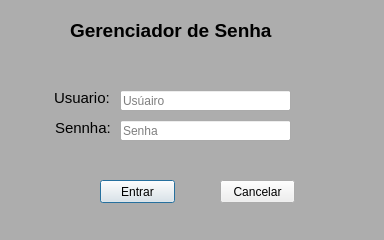
<?xml version="1.0" encoding="UTF-8"?>
<ui version="4.0">
 <class>Dialog</class>
 <widget class="QDialog" name="Dialog">
  <property name="geometry">
   <rect>
    <x>0</x>
    <y>0</y>
    <width>384</width>
    <height>240</height>
   </rect>
  </property>
  <property name="windowTitle">
   <string>Dialog</string>
  </property>
  <widget class="QLabel" name="label">
   <property name="geometry">
    <rect>
     <x>70</x>
     <y>0</y>
     <width>261</width>
     <height>61</height>
    </rect>
   </property>
   <property name="text">
    <string>&lt;html&gt;&lt;head/&gt;&lt;body&gt;&lt;p&gt;&lt;span style=&quot; font-size:14pt; font-weight:600;&quot;&gt;Gerenciador de Senha&lt;/span&gt;&lt;/p&gt;&lt;/body&gt;&lt;/html&gt;</string>
   </property>
  </widget>
  <widget class="QLabel" name="label_2">
   <property name="geometry">
    <rect>
     <x>54</x>
     <y>88</y>
     <width>71</width>
     <height>21</height>
    </rect>
   </property>
   <property name="text">
    <string>&lt;html&gt;&lt;head/&gt;&lt;body&gt;&lt;p&gt;&lt;span style=&quot; font-size:11pt;&quot;&gt;Usuario:&lt;/span&gt;&lt;/p&gt;&lt;/body&gt;&lt;/html&gt;</string>
   </property>
  </widget>
  <widget class="QPushButton" name="Entrar">
   <property name="geometry">
    <rect>
     <x>100</x>
     <y>180</y>
     <width>75</width>
     <height>23</height>
    </rect>
   </property>
   <property name="text">
    <string>Entrar</string>
   </property>
  </widget>
  <widget class="QPushButton" name="Cancelar">
   <property name="geometry">
    <rect>
     <x>220</x>
     <y>180</y>
     <width>75</width>
     <height>23</height>
    </rect>
   </property>
   <property name="text">
    <string>Cancelar</string>
   </property>
  </widget>
  <widget class="QLineEdit" name="usuairo">
   <property name="geometry">
    <rect>
     <x>120</x>
     <y>90</y>
     <width>171</width>
     <height>21</height>
    </rect>
   </property>
   <property name="placeholderText">
    <string>Usúairo</string>
   </property>
  </widget>
  <widget class="QLabel" name="label_5">
   <property name="geometry">
    <rect>
     <x>55</x>
     <y>118</y>
     <width>81</width>
     <height>21</height>
    </rect>
   </property>
   <property name="text">
    <string>&lt;html&gt;&lt;head/&gt;&lt;body&gt;&lt;p&gt;&lt;span style=&quot; font-size:11pt;&quot;&gt;Sennha:&lt;/span&gt;&lt;/p&gt;&lt;/body&gt;&lt;/html&gt;</string>
   </property>
  </widget>
  <widget class="QLineEdit" name="senha">
   <property name="geometry">
    <rect>
     <x>120</x>
     <y>120</y>
     <width>171</width>
     <height>21</height>
    </rect>
   </property>
   <property name="echoMode">
    <enum>QLineEdit::Password</enum>
   </property>
   <property name="placeholderText">
    <string>Senha</string>
   </property>
  </widget>
  <widget class="QLabel" name="label_3">
   <property name="geometry">
    <rect>
     <x>0</x>
     <y>0</y>
     <width>391</width>
     <height>241</height>
    </rect>
   </property>
   <property name="styleSheet">
    <string notr="true">background-color: rgb(173, 173, 173);</string>
   </property>
   <property name="text">
    <string>&lt;html&gt;&lt;head/&gt;&lt;body&gt;&lt;p&gt;&lt;br/&gt;&lt;/p&gt;&lt;/body&gt;&lt;/html&gt;</string>
   </property>
  </widget>
  <zorder>label_3</zorder>
  <zorder>label</zorder>
  <zorder>label_2</zorder>
  <zorder>Entrar</zorder>
  <zorder>Cancelar</zorder>
  <zorder>usuairo</zorder>
  <zorder>label_5</zorder>
  <zorder>senha</zorder>
 </widget>
 <resources>
  <include location="../Icons/img.qrc"/>
 </resources>
 <connections/>
</ui>
